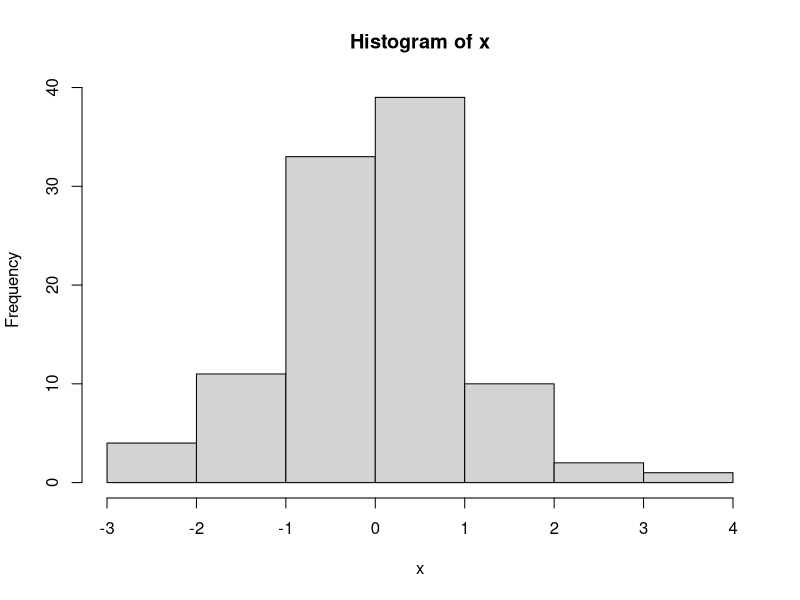

This chart was generated by the following R code:
## ---- chunk 1
x <- rnorm(100) 
hist(x)
